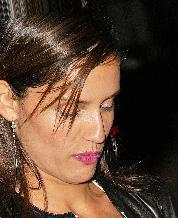
#> input picture Dataset/CelebA/train/000004.jpg, 178 x 218 px, given as the content of the folder ../Dataset/CelebA/validation/, which was not available
$ jupyter execute --allow-errors dlss.ipynb   (older library calls are emulated)
#> lines starting #> are read from the running program, lines starting #| are printed output that depends on the picture; pictures that were not available may be replaced by others from this repository, and a replacement may not be noted
[cell 1]
from google.colab import drive
drive.mount('/content/drive')

[cell 2]
import os
path = "drive/My Drive/DLSS/Src"
os.chdir(path)

[cell 3]
import numpy as np
import torch
from torch.utils.data import Dataset, DataLoader
import torch.nn as nn
from torch.nn import Module
import torch.optim as optim
import cv2
import os

[cell 4]
class CelebA(torch.utils.data.Dataset):
  def __init__(self, input_imgs_path=""):
    input_imgs_name = os.listdir(input_imgs_path)
    self.input_image_paths = [os.path.join(input_imgs_path,name) for name in input_imgs_name]

  def __len__(self):
    length = len(self.input_image_paths)
    return length

  def __getitem__(self, idx):
#> called with idx = 0
    input_image_path = self.input_image_paths[idx]
    input_image = cv2.imread(input_image_path)
#> input_image is the input picture: shape (218, 178, 3); mean B, G, R 50.1, 65.9, 89.7
    input_image = cv2.normalize(input_image, None, alpha=0, beta=1, norm_type=cv2.NORM_MINMAX, dtype=cv2.CV_32F)
    input_image = cv2.resize(input_image, (128,128))
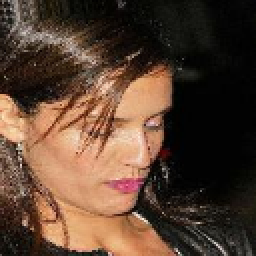
#> input_image: shape (128, 128, 3) float32 (shown 2 times larger); mean B, G, R 0.196, 0.258, 0.351
    b,g,r = cv2.split(input_image)
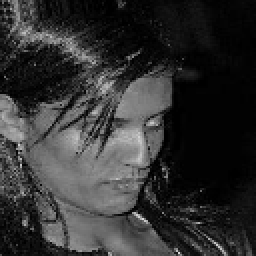
#> b: shape (128, 128) float32 (shown 2 times larger); min 0, max 0.87, mean 0.196
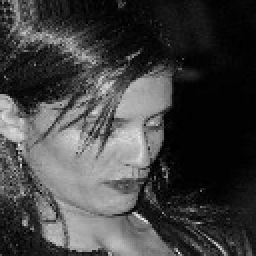
#> g: shape (128, 128) float32 (shown 2 times larger); min 0, max 0.948, mean 0.258
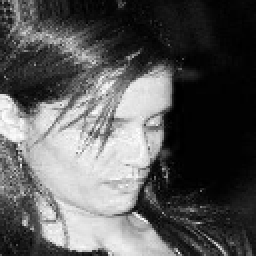
#> r: shape (128, 128) float32 (shown 2 times larger); min 0, max 1, mean 0.351
    input_image = cv2.merge([r,g,b])
    return input_image

[cell 5]
class DLSS(torch.nn.Module):
    def __init__(self):
        super(DLSS, self).__init__()

        self.Encoder = nn.Sequential(
            nn.MaxPool2d(2, stride=2)
        )

        self.Decoder = nn.Sequential(
            nn.ConvTranspose2d(3, 64, kernel_size=3, stride=1, padding=1),
            nn.LeakyReLU(inplace=True),
            nn.BatchNorm2d(64),
            nn.ConvTranspose2d(64, 64, kernel_size=3, stride=1, padding=1),
            nn.LeakyReLU(inplace=True),
            nn.BatchNorm2d(64),
            nn.ConvTranspose2d(64, 64, kernel_size=2, stride=2, padding=0),
            nn.LeakyReLU(inplace=True),
            nn.BatchNorm2d(64),
            nn.ConvTranspose2d(64, 64, kernel_size=3, stride=1, padding=1),
            nn.LeakyReLU(inplace=True),
            nn.BatchNorm2d(64),
            nn.ConvTranspose2d(64, 64, kernel_size=3, stride=1, padding=1),
            nn.LeakyReLU(inplace=True),
            nn.BatchNorm2d(64),
            nn.ConvTranspose2d(64, 64, kernel_size=3, stride=1, padding=1),
            nn.LeakyReLU(inplace=True),
            nn.BatchNorm2d(64),
            nn.ConvTranspose2d(64, 3, kernel_size=3, stride=1, padding=1),
            nn.LeakyReLU(inplace=True),
            nn.BatchNorm2d(3),
        )

    def encoder(self,image):

        code = self.Encoder(image)
        return code

    def decoder(self,code):

        dlss_image = self.Decoder(code)
        return dlss_image

    def forward(self,image):

        x = self.Encoder(image)
        dlss_image = self.Decoder(x)
        return dlss_image

[cell 6]
celeba_train_data_path = "../Dataset/CelebA/train/"
celeba_train_dataset = CelebA(celeba_train_data_path)
#> (the rest of this cell did not finish here and is left out)

[cell 7]
celeba_validation_data_path = "../Dataset/CelebA/validation/"
celeba_validation_dataset = CelebA(celeba_validation_data_path)
#> (the rest of this cell did not finish here and is left out)

[cell 8]
def reconstruction_loss(input,target):
    criterion = nn.MSELoss()
    recon_loss = criterion(input, target)
    return recon_loss

[cell 9]
epochs = 100
#> (the rest of this cell did not finish here and is left out)

[cell 10]
path_dlss = "../Model/model_dlss.pt"
#> (the rest of this cell did not finish here and is left out)

[cell 11]
import random
import matplotlib.pyplot as plt

#> (the rest of this cell did not finish here and is left out)

$ run again, on Dataset/CelebA/train/000050.jpg
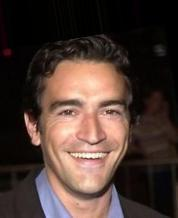
#> input picture Dataset/CelebA/train/000050.jpg, 178 x 218 px, given as the content of the folder ../Dataset/CelebA/validation/, which was not available
#> in __getitem__, input_image is the input picture: shape (218, 178, 3); mean B, G, R 50.1, 56.7, 74.7
#> in __getitem__, `input_image = cv2.resize(input_image, (128,128))`:
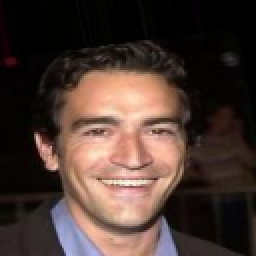
#> input_image: shape (128, 128, 3) float32 (shown 2 times larger); mean B, G, R 0.196, 0.222, 0.293
#> in __getitem__, `b,g,r = cv2.split(input_image)`:
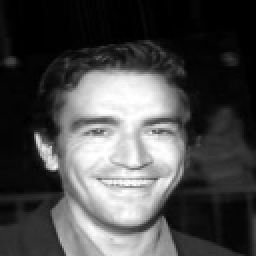
#> r: shape (128, 128) float32 (shown 2 times larger); min 0, max 1, mean 0.293

$ run again, on Dataset/CelebA/train/000052.jpg
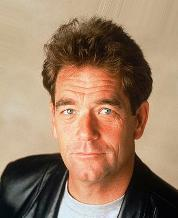
#> input picture Dataset/CelebA/train/000052.jpg, 178 x 218 px, given as the content of the folder ../Dataset/CelebA/validation/, which was not available
#> in __getitem__, input_image is the input picture: shape (218, 178, 3); mean B, G, R 101.8, 126.2, 154.9
#> in __getitem__, `b,g,r = cv2.split(input_image)`:
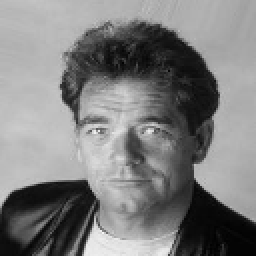
#> g: shape (128, 128) float32 (shown 2 times larger); min 0.00463, max 0.968, mean 0.495
#> in __getitem__, `b,g,r = cv2.split(input_image)`:
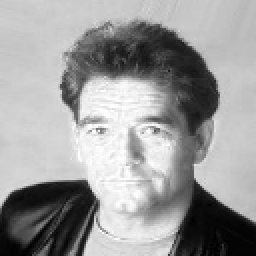
#> r: shape (128, 128) float32 (shown 2 times larger); min 0.000705, max 1, mean 0.607

$ run again, on Dataset/CelebA/train/000055.jpg
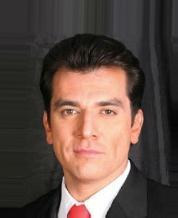
#> input picture Dataset/CelebA/train/000055.jpg, 178 x 218 px, given as the content of the folder ../Dataset/CelebA/validation/, which was not available
#> in __getitem__, input_image is the input picture: shape (218, 178, 3); mean B, G, R 67.9, 75, 92.2
#> in __getitem__, `b,g,r = cv2.split(input_image)`:
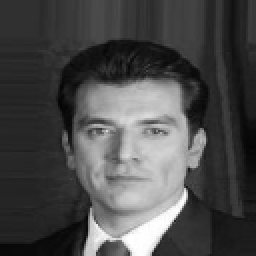
#> g: shape (128, 128) float32 (shown 2 times larger); min 0.0131, max 1, mean 0.294
#> in __getitem__, `b,g,r = cv2.split(input_image)`:
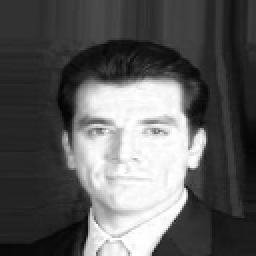
#> r: shape (128, 128) float32 (shown 2 times larger); min 0.00916, max 1, mean 0.362
